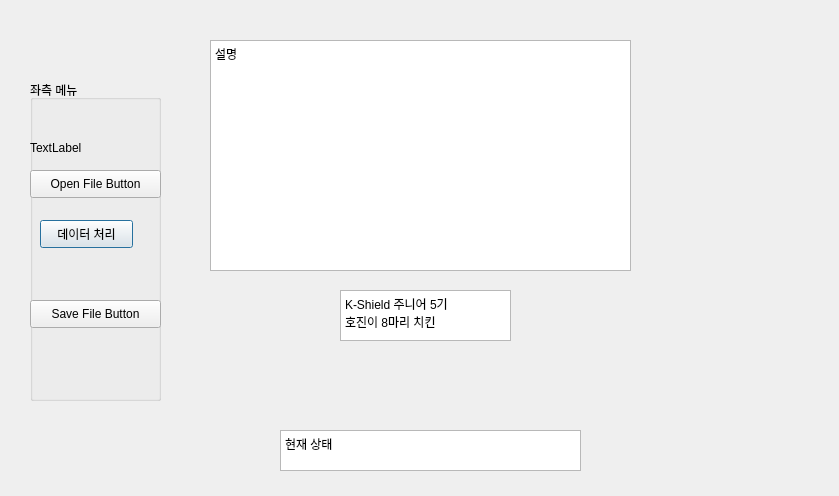
<?xml version="1.0" encoding="UTF-8"?>
<ui version="4.0">
 <class>Dialo</class>
 <widget class="QDialog" name="Dialo">
  <property name="geometry">
   <rect>
    <x>0</x>
    <y>0</y>
    <width>839</width>
    <height>496</height>
   </rect>
  </property>
  <property name="windowTitle">
   <string>Dialog</string>
  </property>
  <property name="toolTipDuration">
   <number>3</number>
  </property>
  <widget class="QTextBrowser" name="present">
   <property name="geometry">
    <rect>
     <x>210</x>
     <y>40</y>
     <width>421</width>
     <height>231</height>
    </rect>
   </property>
   <property name="html">
    <string>&lt;!DOCTYPE HTML PUBLIC &quot;-//W3C//DTD HTML 4.0//EN&quot; &quot;http://www.w3.org/TR/REC-html40/strict.dtd&quot;&gt;
&lt;html&gt;&lt;head&gt;&lt;meta name=&quot;qrichtext&quot; content=&quot;1&quot; /&gt;&lt;style type=&quot;text/css&quot;&gt;
p, li { white-space: pre-wrap; }
&lt;/style&gt;&lt;/head&gt;&lt;body style=&quot; font-family:'Gulim'; font-size:9pt; font-weight:400; font-style:normal;&quot;&gt;
&lt;p style=&quot; margin-top:0px; margin-bottom:0px; margin-left:0px; margin-right:0px; -qt-block-indent:0; text-indent:0px;&quot;&gt;설명&lt;/p&gt;&lt;/body&gt;&lt;/html&gt;</string>
   </property>
  </widget>
  <widget class="QLabel" name="Logo">
   <property name="geometry">
    <rect>
     <x>360</x>
     <y>350</y>
     <width>121</width>
     <height>71</height>
    </rect>
   </property>
   <property name="text">
    <string/>
   </property>
  </widget>
  <widget class="QTextBrowser" name="status">
   <property name="geometry">
    <rect>
     <x>280</x>
     <y>430</y>
     <width>301</width>
     <height>41</height>
    </rect>
   </property>
   <property name="html">
    <string>&lt;!DOCTYPE HTML PUBLIC &quot;-//W3C//DTD HTML 4.0//EN&quot; &quot;http://www.w3.org/TR/REC-html40/strict.dtd&quot;&gt;
&lt;html&gt;&lt;head&gt;&lt;meta name=&quot;qrichtext&quot; content=&quot;1&quot; /&gt;&lt;style type=&quot;text/css&quot;&gt;
p, li { white-space: pre-wrap; }
&lt;/style&gt;&lt;/head&gt;&lt;body style=&quot; font-family:'Gulim'; font-size:9pt; font-weight:400; font-style:normal;&quot;&gt;
&lt;p style=&quot; margin-top:0px; margin-bottom:0px; margin-left:0px; margin-right:0px; -qt-block-indent:0; text-indent:0px;&quot;&gt;현재 상태&lt;/p&gt;&lt;/body&gt;&lt;/html&gt;</string>
   </property>
  </widget>
  <widget class="QTextBrowser" name="team_name">
   <property name="geometry">
    <rect>
     <x>340</x>
     <y>290</y>
     <width>171</width>
     <height>51</height>
    </rect>
   </property>
   <property name="html">
    <string>&lt;!DOCTYPE HTML PUBLIC &quot;-//W3C//DTD HTML 4.0//EN&quot; &quot;http://www.w3.org/TR/REC-html40/strict.dtd&quot;&gt;
&lt;html&gt;&lt;head&gt;&lt;meta name=&quot;qrichtext&quot; content=&quot;1&quot; /&gt;&lt;style type=&quot;text/css&quot;&gt;
p, li { white-space: pre-wrap; }
&lt;/style&gt;&lt;/head&gt;&lt;body style=&quot; font-family:'Gulim'; font-size:9pt; font-weight:400; font-style:normal;&quot;&gt;
&lt;p style=&quot; margin-top:0px; margin-bottom:0px; margin-left:0px; margin-right:0px; -qt-block-indent:0; text-indent:0px;&quot;&gt;K-Shield 주니어 5기&lt;/p&gt;
&lt;p style=&quot; margin-top:0px; margin-bottom:0px; margin-left:0px; margin-right:0px; -qt-block-indent:0; text-indent:0px;&quot;&gt;호진이 8마리 치킨&lt;/p&gt;&lt;/body&gt;&lt;/html&gt;</string>
   </property>
  </widget>
  <widget class="QGroupBox" name="groupBox">
   <property name="geometry">
    <rect>
     <x>30</x>
     <y>80</y>
     <width>131</width>
     <height>321</height>
    </rect>
   </property>
   <property name="title">
    <string>좌측 메뉴</string>
   </property>
   <widget class="QPushButton" name="noname">
    <property name="geometry">
     <rect>
      <x>10</x>
      <y>140</y>
      <width>93</width>
      <height>28</height>
     </rect>
    </property>
    <property name="text">
     <string>데이터 처리</string>
    </property>
   </widget>
   <widget class="QPushButton" name="save_button">
    <property name="geometry">
     <rect>
      <x>0</x>
      <y>220</y>
      <width>131</width>
      <height>28</height>
     </rect>
    </property>
    <property name="text">
     <string>Save File Button</string>
    </property>
   </widget>
   <widget class="QLabel" name="label1">
    <property name="geometry">
     <rect>
      <x>0</x>
      <y>60</y>
      <width>64</width>
      <height>15</height>
     </rect>
    </property>
    <property name="text">
     <string>TextLabel</string>
    </property>
   </widget>
   <widget class="QPushButton" name="open_button">
    <property name="geometry">
     <rect>
      <x>0</x>
      <y>90</y>
      <width>131</width>
      <height>28</height>
     </rect>
    </property>
    <property name="text">
     <string>Open File Button</string>
    </property>
   </widget>
  </widget>
 </widget>
 <resources/>
 <connections/>
</ui>
